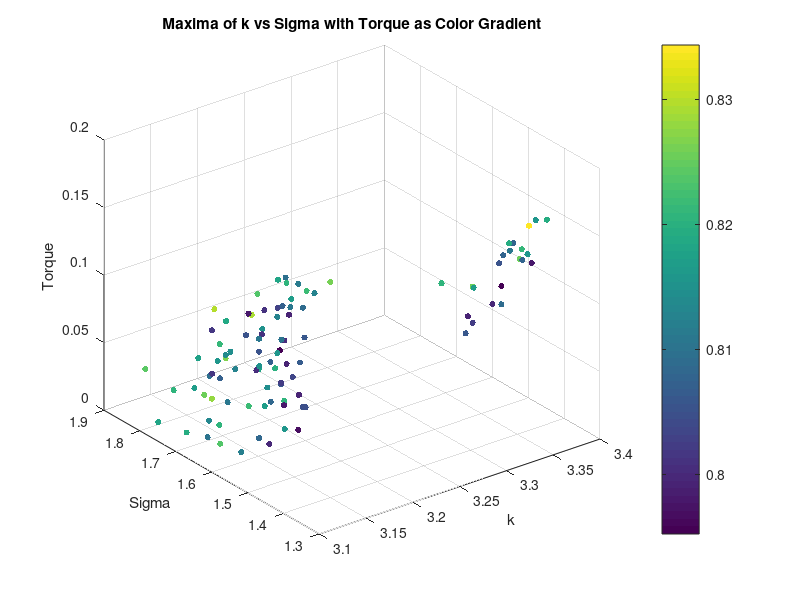
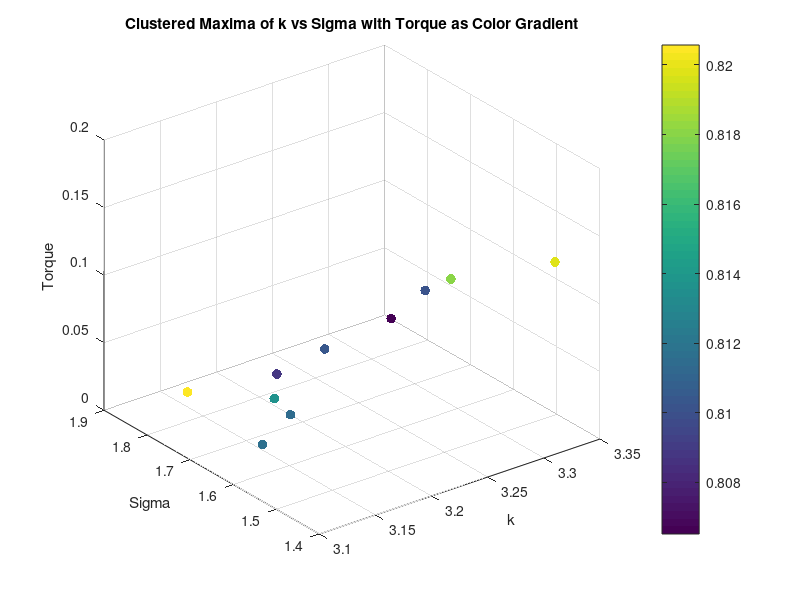
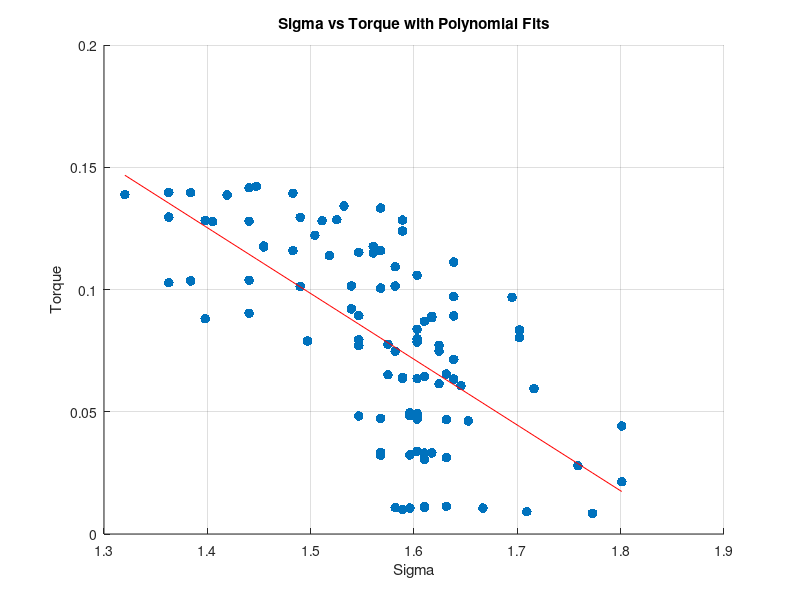
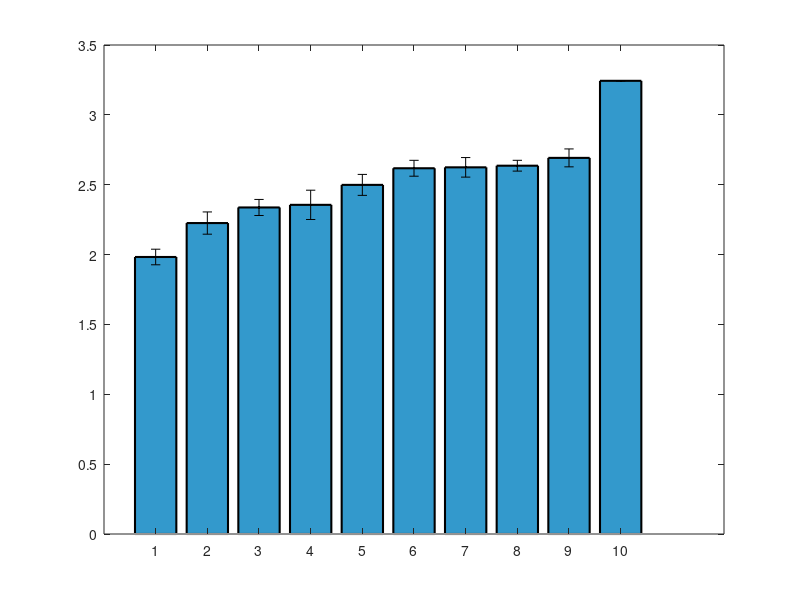

MATLAB code to generate these figures, in order: (Note: this script raises an error after producing the figures.)
clear all;
close all;


%% Torque Analysis
load('maxima_data.mat');
scatter3(maxima_k, maxima_sigma, torque_values, 20, maxima_corr, 'filled');
xlabel('k');
ylabel('Sigma');
zlabel('Torque');
title('Maxima of k vs Sigma with Torque as Color Gradient');
colorbar;
grid on;
% K means clustering of torque into 10 clusters, taking mean of each cluster k, sigma and corr too
[cluster_idx, cluster_centers] = kmeans(torque_values', 10);
% Take the mean of each cluster
torque_means = zeros(10, 1);
sigma_means = zeros(10, 1);
sigma_stds = zeros(10, 1);
k_means = zeros(10, 1);
corr_means = zeros(10, 1);
for i = 1:10
    torque_means(i) = mean(torque_values(cluster_idx == i));
    sigma_means(i) = mean(maxima_sigma(cluster_idx == i));
    k_means(i) = mean(maxima_k(cluster_idx == i));
    corr_means(i) = mean(maxima_corr(cluster_idx == i));
    sigma_stds(i) = std(maxima_sigma(cluster_idx == i));
end
% Plot the clusters
figure;
scatter3(k_means, sigma_means, torque_means, 50, corr_means, 'filled');
xlabel('k');
ylabel('Sigma');
zlabel('Torque');
title('Clustered Maxima of k vs Sigma with Torque as Color Gradient');
colorbar;
grid on;
% Ensure data is sorted for polyfit
[sigma_sorted, sort_idx] = sort(maxima_sigma);
torque_sorted = torque_values(sort_idx);
% Display correlation between torque and sigma
disp('Correlation between Torque and Sigma:');
disp(corr(torque_sorted', sigma_sorted'));
% Display correlation between torque and sigma^2
disp('Correlation between Torque and Sigma^2:');
disp(corr(torque_sorted', sigma_sorted'.^2));
% Polyfit for sigma vs torque (order 1 and 2)
p1_sigma = polyfit(sigma_sorted, torque_sorted, 1);
% Calculate fitted values and normalized MSE for sigma vs torque
fitted_torque_p1_sigma = polyval(p1_sigma, sigma_sorted);
mse_p1_sigma = mean((torque_sorted - fitted_torque_p1_sigma).^2);
nmse_p1_sigma = mse_p1_sigma / var(torque_sorted);
% Display results for sigma vs torque
disp('Sigma vs Torque:');
disp(['Order 1 nMSE: ', num2str(nmse_p1_sigma)]);
%display correlation between torque and sigma
% Plot for sigma vs torque with polynomial fits (first instance)
figure;
scatter(sigma_sorted, torque_sorted, 50, 'filled','DisplayName', 'Data');
hold on;
plot(sigma_sorted, fitted_torque_p1_sigma, '-r', 'DisplayName', ...
    ['Order 1 Fit: y = ', num2str(p1_sigma(1)), 'x + ', num2str(p1_sigma(2)), ...
    ', nMSE = ', num2str(nmse_p1_sigma)]);
xlabel('Sigma');
ylabel('Torque');
title('Sigma vs Torque with Polynomial Fits');
grid on;

%Plot means of sigma as bar plot with variance as error bars
figure;
[sorted_sigma_means,idx] = sort(sigma_means);
sorted_sigma_stds = sigma_stds(idx);
bar(sorted_sigma_means.^2, 'FaceColor', [0.2 0.6 0.8], 'EdgeColor', 'k', 'LineWidth', 1.5);
% Set the x-ticks to the cluster indices
hold on;
errorbar(sorted_sigma_means.^2,sorted_sigma_stds, 'k.', 'LineWidth', 1.5);
ylim([1.9 3.5]);

xlabel('Torque Number');
ylabel('Mean Sigma');

% Ensure data is sorted for polyfit
[sigma_sorted, sort_idx] = sort(sigma_means);
torque_sorted = torque_means(sort_idx);
%Display correlation between torque and sigma
disp('Correlation between Torque and Sigma:');
disp(corr(torque_sorted, sigma_sorted));
%Display correlation between torque and sigma^2
disp('Correlation between Torque and Sigma^2:');
disp(corr(torque_sorted, sigma_sorted.^2));
% Polyfit for sigma vs torque (order 1 and 2)
p1_sigma = polyfit(sigma_sorted, torque_sorted, 1);
p2_sigma = polyfit(sigma_sorted, torque_sorted, 2);
% Calculate zitted values and normalized MSE for sigma vs torque
fitted_torque_p1_sigma = polyval(p1_sigma, sigma_sorted);
fitted_torque_p2_sigma = polyval(p2_sigma, sigma_sorted);
mse_p1_sigma = mean((torque_sorted - fitted_torque_p1_sigma).^2);
mse_p2_sigma = mean((torque_sorted - fitted_torque_p2_sigma).^2);
nmse_p1_sigma = mse_p1_sigma / var(torque_sorted);
nmse_p2_sigma = mse_p2_sigma / var(torque_sorted);
% Display results for sigma vs torque
disp('Sigma vs Torque:');
disp(['Order 1 nMSE: ', num2str(nmse_p1_sigma)]);
disp(['Order 2 nMSE: ', num2str(nmse_p2_sigma)]);
% Plot for sigma vs torque with polynomial fits (second instance)
figure;
scatter(sigma_sorted, torque_sorted, 50, 'filled', 'DisplayName', 'Data');
hold on;
plot(sigma_sorted, fitted_torque_p1_sigma, '-r', 'DisplayName', ...
    ['Order 1 Fit: y = ', num2str(p1_sigma(1)), 'x + ', num2str(p1_sigma(2)), ...
    ', nMSE = ', num2str(nmse_p1_sigma)]);
% plot(sigma_sorted, fitted_torque_p2_sigma, '--g', 'DisplayName', ...
%     ['Order 2 Fit: y = ', num2str(p2_sigma(1)), 'x^2 + ', num2str(p2_sigma(2)), ...
%     'x + ', num2str(p2_sigma(3)), ', nMSE = ', num2str(nmse_p2_sigma)]);
xlabel('Sigma');
ylabel('Torque');
title('Sigma vs Torque with Polynomial Fits');
grid on;



% %% Diameter Analysis
% % Saved as diameter_value, k_values(max_k_idx), sigma_values(max_sigma_idx), max_val
% load('maxima_data_Diam.mat');

% figure;
% scatter3(maxima_matrix(:, 2), maxima_matrix(:, 3), maxima_matrix(:, 1), 50, maxima_matrix(:, 1), 'filled'); 
% xlabel('k');
% ylabel('Sigma');
% zlabel('Diameter');
% title('Maxima of k vs Sigma with Diameter as Color Gradient');
% colorbar;
% grid on;

% % K vs d
% % Ensure data is sorted for polyfit
% [k_sorted, sort_idx] = sort(maxima_matrix(:, 2));
% d_sorted = maxima_matrix(sort_idx, 1);
% % Display correlation between d and k
% disp('Correlation between Diameter and k:');
% disp(corr(d_sorted, k_sorted));

% %plot for k vs diam with polynomial fits
% figure;
% scatter(k_sorted, d_sorted, 50, d_sorted, 'filled', 'DisplayName', 'Data');
% colormap(jet); % High contrast colormap suitable for white background
% colorbar; % Add a colorbar to indicate the mapping of color to d_sorted values

% hold on;
% p1_k = polyfit(k_sorted, d_sorted, 1);
% fitted_d_p1_k = polyval(p1_k, k_sorted);
% mse_p1_k = mean((d_sorted - fitted_d_p1_k).^2);
% nmse_p1_k = mse_p1_k / var(d_sorted);
% disp('Diameter vs k:');
% disp(['Order 1 nMSE: ', num2str(nmse_p1_k)]);
% plot(k_sorted, fitted_d_p1_k, '-r', 'DisplayName', ...
%     ['Order 1 Fit: y = ', num2str(p1_k(1)), 'x + ', num2str(p1_k(2)), ...
%     ', nMSE = ', num2str(nmse_p1_k)]);
% xlabel('k');
% ylabel('Diameter');
% title('k vs Diameter with Polynomial Fits');
% legend('show');

% % Compute mean and std of sigma for each unique diameter
% unique_diameters = unique(maxima_matrix(:, 1));
% sigma_means_diameter = zeros(size(unique_diameters));
% sigma_stds_diameter = zeros(size(unique_diameters));

% for i = 1:length(unique_diameters)
%     sigma_values_for_diameter = maxima_matrix(maxima_matrix(:, 1) == unique_diameters(i), 3);
%     sigma_means_diameter(i) = mean(sigma_values_for_diameter);
%     sigma_stds_diameter(i) = std(sigma_values_for_diameter);
% end

% % Bar plot of mean sigma with error bars for each diameter
% figure;
% bar(unique_diameters, sigma_means_diameter, 'FaceColor', [0.2 0.6 0.8], 'EdgeColor', 'k', 'LineWidth', 1.5);
% hold on;
% errorbar(unique_diameters, sigma_means_diameter, sigma_stds_diameter, 'k.', 'LineWidth', 1.5);
% xlabel('Diameter');
% ylabel('Mean Sigma');
% title('Mean Sigma for Each Diameter with Error Bars');
% grid on;
